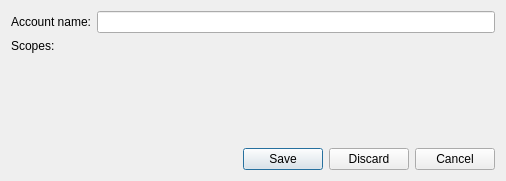
<?xml version="1.0" encoding="UTF-8"?>
<ui version="4.0">
 <class>EditProfile</class>
 <widget class="QWidget" name="EditProfile">
  <property name="geometry">
   <rect>
    <x>0</x>
    <y>0</y>
    <width>506</width>
    <height>181</height>
   </rect>
  </property>
  <property name="windowTitle">
   <string>Edit profile</string>
  </property>
  <layout class="QGridLayout" name="gridLayout">
   <item row="0" column="0">
    <widget class="QLabel" name="lblAccount">
     <property name="text">
      <string>Account name:</string>
     </property>
    </widget>
   </item>
   <item row="0" column="1">
    <widget class="QLineEdit" name="txtAccount">
     <property name="inputMethodHints">
      <set>Qt::ImhLowercaseOnly|Qt::ImhNoPredictiveText</set>
     </property>
    </widget>
   </item>
   <item row="1" column="0">
    <widget class="QLabel" name="lblScopes">
     <property name="text">
      <string>Scopes:</string>
     </property>
     <property name="alignment">
      <set>Qt::AlignLeading|Qt::AlignLeft|Qt::AlignTop</set>
     </property>
    </widget>
   </item>
   <item row="1" column="1">
    <layout class="QVBoxLayout" name="layScopes"/>
   </item>
   <item row="2" column="1">
    <widget class="QDialogButtonBox" name="btnBox">
     <property name="standardButtons">
      <set>QDialogButtonBox::Cancel|QDialogButtonBox::Discard|QDialogButtonBox::Save</set>
     </property>
    </widget>
   </item>
  </layout>
 </widget>
 <resources/>
 <connections/>
</ui>
